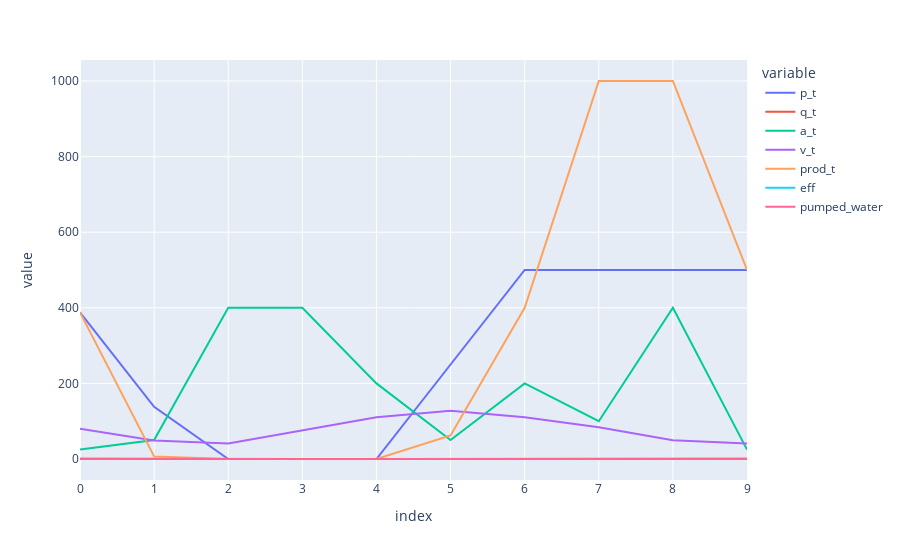

The notebook cell saved with this chart:
### Code cell
df = pd.DataFrame(data = [p_sol, q_sol, a, v_sol, prod_sol, rev, pumped_water]).T
df.columns = ['p_t', 'q_t', 'a_t', 'v_t', 'prod_t', 'eff', "pumped_water"]
df = df.round(2)
#df.style.format(precision = 2)
print('Volume at the end of last day =', v_sol[-1])
df=df[:-1]
print(tabulate(df, headers = df.columns))
# graph all but last row on plotly
fig = px.line(df, x = df.index, y = df.columns)
fig.show()

### Figure 1 — Plotly figure (JSON) as saved in the notebook; plotly's stock layout.template omitted (floating-point values rounded to 4 significant figures)
{"data": [{"hovertemplate": "variable=p_t<br>index=%{x}<br>value=%{y}<extra></extra>", "legendgroup": "p_t", "line": {"color": "#636efa", "dash": "solid"}, "mode": "lines", "name": "p_t", "orientation": "v", "showlegend": true, "type": "scatter", "x": [0, 1, 2, 3, 4, 5, 6, 7, 8, 9], "xaxis": "x", "y": [388.0, 138.0, 0, 0, 0, 250, 500, 500, 500, 500], "yaxis": "y"}, {"hovertemplate": "variable=q_t<br>index=%{x}<br>value=%{y}<extra></extra>", "legendgroup": "q_t", "line": {"color": "#EF553B", "dash": "solid"}, "mode": "lines", "name": "q_t", "orientation": "v", "showlegend": true, "type": "scatter", "x": [0, 1, 2, 3, 4, 5, 6, 7, 8, 9], "xaxis": "x", "y": [0, 0, 0, 0, 0, 0, 0, 0, 0, 0], "yaxis": "y"}, {"hovertemplate": "variable=a_t<br>index=%{x}<br>value=%{y}<extra></extra>", "legendgroup": "a_t", "line": {"color": "#00cc96", "dash": "solid"}, "mode": "lines", "name": "a_t", "orientation": "v", "showlegend": true, "type": "scatter", "x": [0, 1, 2, 3, 4, 5, 6, 7, 8, 9], "xaxis": "x", "y": [25, 50, 400, 400, 200, 50, 200, 100, 400, 25], "yaxis": "y"}, {"hovertemplate": "variable=v_t<br>index=%{x}<br>value=%{y}<extra></extra>", "legendgroup": "v_t", "line": {"color": "#ab63fa", "dash": "solid"}, "mode": "lines", "name": "v_t", "orientation": "v", "showlegend": true, "type": "scatter", "x": [0, 1, 2, 3, 4, 5, 6, 7, 8, 9], "xaxis": "x", "y": [80, 48.64, 41.04, 75.6, 110.2, 127.4, 110.2, 84.24, 49.68, 41.04], "yaxis": "y"}, {"hovertemplate": "variable=prod_t<br>index=%{x}<br>value=%{y}<extra></extra>", "legendgroup": "prod_t", "line": {"color": "#FFA15A", "dash": "solid"}, "mode": "lines", "name": "prod_t", "orientation": "v", "showlegend": true, "type": "scatter", "x": [0, 1, 2, 3, 4, 5, 6, 7, 8, 9], "xaxis": "x", "y": [388.0, 6.9, 0, 0, 0, 62.5, 400, 1000, 1000, 500], "yaxis": "y"}, {"hovertemplate": "variable=eff<br>index=%{x}<br>value=%{y}<extra></extra>", "legendgroup": "eff", "line": {"color": "#19d3f3", "dash": "solid"}, "mode": "lines", "name": "eff", "orientation": "v", "showlegend": true, "type": "scatter", "x": [0, 1, 2, 3, 4, 5, 6, 7, 8, 9], "xaxis": "x", "y": [1, 0.05, 0.1, 0.1, 0.1, 0.25, 0.8, 2, 2, 1], "yaxis": "y"}, {"hovertemplate": "variable=pumped_water<br>index=%{x}<br>value=%{y}<extra></extra>", "legendgroup": "pumped_water", "line": {"color": "#FF6692", "dash": "solid"}, "mode": "lines", "name": "pumped_water", "orientation": "v", "showlegend": true, "type": "scatter", "x": [0, 1, 2, 3, 4, 5, 6, 7, 8, 9], "xaxis": "x", "y": [0, 0, 0, 0, 0, 0, 0, 0, 0, 0], "yaxis": "y"}], "layout": {"legend": {"title": {"text": "variable"}, "tracegroupgap": 0}, "margin": {"t": 60}, "xaxis": {"anchor": "y", "domain": [0, 1], "title": {"text": "index"}}, "yaxis": {"anchor": "x", "domain": [0, 1], "title": {"text": "value"}}}}
